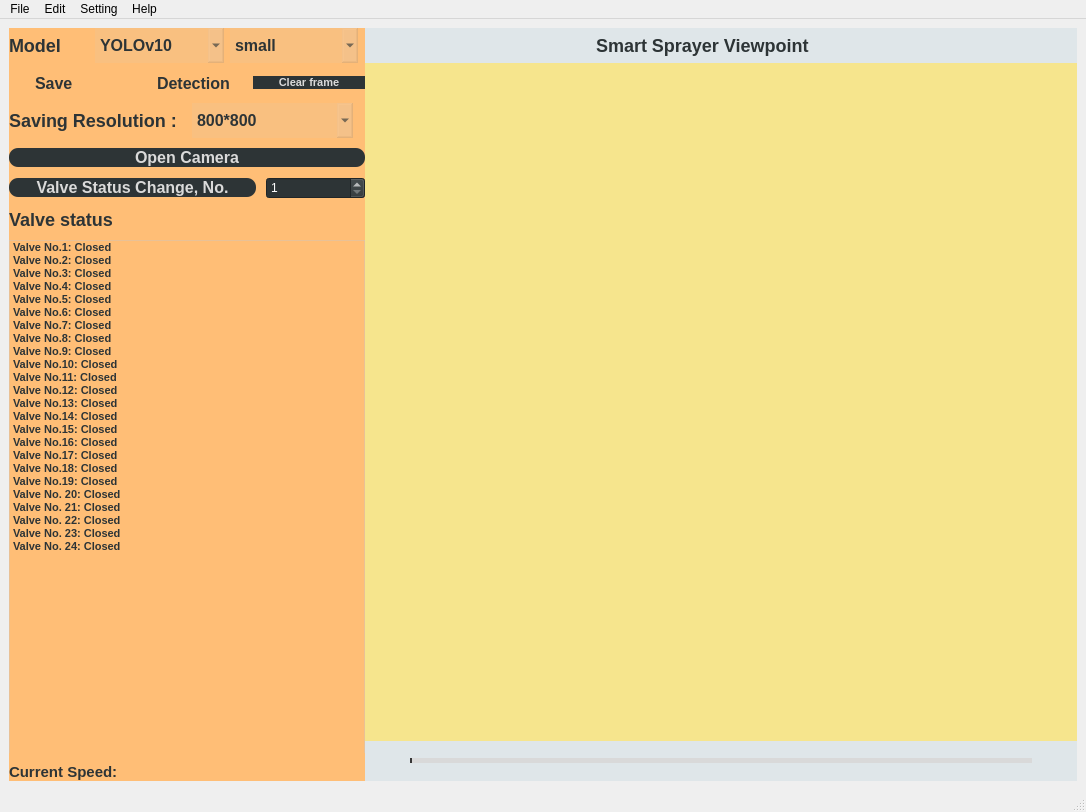
<?xml version="1.0" encoding="UTF-8"?>
<ui version="4.0">
 <class>OpenWeedGUI</class>
 <widget class="QMainWindow" name="OpenWeedGUI">
  <property name="geometry">
   <rect>
    <x>0</x>
    <y>0</y>
    <width>1086</width>
    <height>812</height>
   </rect>
  </property>
  <property name="windowTitle">
   <string>MainWindow</string>
  </property>
  <property name="styleSheet">
   <string notr="true"/>
  </property>
  <widget class="QWidget" name="centralwidget">
   <layout class="QHBoxLayout" name="horizontalLayout_10" stretch="1">
    <item>
     <widget class="QWidget" name="widget" native="true">
      <property name="minimumSize">
       <size>
        <width>1000</width>
        <height>600</height>
       </size>
      </property>
      <property name="maximumSize">
       <size>
        <width>3000</width>
        <height>16777215</height>
       </size>
      </property>
      <property name="styleSheet">
       <string notr="true">#widget{
	
	border-width: 0px;
	background-color: #dfe6e9

}
</string>
      </property>
      <layout class="QHBoxLayout" name="horizontalLayout_7" stretch="1,2">
       <property name="spacing">
        <number>0</number>
       </property>
       <property name="leftMargin">
        <number>0</number>
       </property>
       <property name="topMargin">
        <number>0</number>
       </property>
       <property name="rightMargin">
        <number>0</number>
       </property>
       <property name="bottomMargin">
        <number>0</number>
       </property>
       <item>
        <widget class="QFrame" name="frame">
         <property name="enabled">
          <bool>true</bool>
         </property>
         <property name="sizePolicy">
          <sizepolicy hsizetype="Expanding" vsizetype="Expanding">
           <horstretch>0</horstretch>
           <verstretch>0</verstretch>
          </sizepolicy>
         </property>
         <property name="minimumSize">
          <size>
           <width>100</width>
           <height>100</height>
          </size>
         </property>
         <property name="maximumSize">
          <size>
           <width>2000</width>
           <height>2000</height>
          </size>
         </property>
         <property name="styleSheet">
          <string notr="true">#frame
{
border: none;
background-color: #ffbe76
;

}</string>
         </property>
         <property name="frameShape">
          <enum>QFrame::StyledPanel</enum>
         </property>
         <property name="frameShadow">
          <enum>QFrame::Raised</enum>
         </property>
         <layout class="QVBoxLayout" name="verticalLayout_4">
          <property name="spacing">
           <number>10</number>
          </property>
          <property name="leftMargin">
           <number>0</number>
          </property>
          <property name="topMargin">
           <number>0</number>
          </property>
          <property name="rightMargin">
           <number>0</number>
          </property>
          <property name="bottomMargin">
           <number>0</number>
          </property>
          <item>
           <layout class="QHBoxLayout" name="horizontalLayout_9">
            <item>
             <layout class="QHBoxLayout" name="horizontalLayout_11"/>
            </item>
           </layout>
          </item>
          <item>
           <layout class="QHBoxLayout" name="horizontalLayout_2">
            <property name="spacing">
             <number>6</number>
            </property>
            <property name="rightMargin">
             <number>7</number>
            </property>
            <item>
             <widget class="QLabel" name="label_3">
              <property name="minimumSize">
               <size>
                <width>0</width>
                <height>35</height>
               </size>
              </property>
              <property name="maximumSize">
               <size>
                <width>80</width>
                <height>16777215</height>
               </size>
              </property>
              <property name="styleSheet">
               <string notr="true">QLabel
{
	font-size: 18px;
	font-family: &quot;Microsoft YaHei&quot;;
	font-weight: bold;
 		border-radius:9px;
		background:rgba(66, 195, 255, 0);
color: #2d3436;
}
</string>
              </property>
              <property name="text">
               <string>Model </string>
              </property>
             </widget>
            </item>
            <item>
             <widget class="QComboBox" name="comboBox_model_name">
              <property name="minimumSize">
               <size>
                <width>0</width>
                <height>35</height>
               </size>
              </property>
              <property name="styleSheet">
               <string notr="true">QComboBox QAbstractItemView {
font-family: &quot;Microsoft YaHei&quot;;
font-size: 16px;

background:rgba(1, 1, 1,50);
selection-background-color: rgba(1, 200, 1,50);
color: #2d3436;
outline:none;
border:none;}
QComboBox{
font-family: &quot;Microsoft YaHei&quot;;
font-size: 16px;
color: #2d3436;
border-width:0px;
border-color:white;
border-style:solid;
background-color: rgba(200, 200, 200,30);
font-weight: bold;
}

QComboBox::drop-down {
margin-top:8;
height:20;
background:rgba(255,255,255,0);
border-image: url(:/img/icon/下拉_白色.png);
}
</string>
              </property>
              <item>
               <property name="text">
                <string>YOLOv10</string>
               </property>
              </item>
             </widget>
            </item>
            <item>
             <widget class="QComboBox" name="comboBox_pt">
              <property name="minimumSize">
               <size>
                <width>0</width>
                <height>35</height>
               </size>
              </property>
              <property name="styleSheet">
               <string notr="true">
QComboBox QAbstractItemView {
font-family: &quot;Microsoft YaHei&quot;;
font-size: 16px;
background:rgba(1, 1, 1,50);
selection-background-color: rgba(1, 200, 1,50);
color: rgb(218, 218, 218);
outline:none;
border:none;}
QComboBox{
font-family: &quot;Microsoft YaHei&quot;;
font-size: 16px;
color: #2d3436;
border-width:0px;
border-color:white;
border-style:solid;
background-color: rgba(200, 200, 200,30);
font-weight: bold;
}

QComboBox::drop-down {
margin-top:8;
height:20;
background:rgba(255,255,255,0);
border-image: url(:/img/icon/下拉_白色.png);
}

</string>
              </property>
              <item>
               <property name="text">
                <string>small</string>
               </property>
              </item>
             </widget>
            </item>
           </layout>
          </item>
          <item>
           <layout class="QVBoxLayout" name="verticalLayout">
            <property name="spacing">
             <number>4</number>
            </property>
            <item>
             <layout class="QHBoxLayout" name="horizontalLayout_3">
              <property name="spacing">
               <number>5</number>
              </property>
             </layout>
            </item>
           </layout>
          </item>
          <item>
           <layout class="QHBoxLayout" name="horizontalLayout">
            <item>
             <widget class="QCheckBox" name="save_check">
              <property name="styleSheet">
               <string notr="true">
QCheckBox
{font-size: 16px;
	font-family: &quot;Microsoft YaHei&quot;;
	font-weight: bold;
 		border-radius:9px;
		background:rgba(66, 195, 255, 0);
color: #2d3436;
;}

QCheckBox::indicator {
	width: 20px;
	height: 20px;
}
QCheckBox::indicator:unchecked {
    image: url(:/img/icon/button-off.png);
}

QCheckBox::indicator:checked {
    
    image: url(:/img/icon/button-on.png);
}
</string>
              </property>
              <property name="text">
               <string>Save</string>
              </property>
              <property name="checked">
               <bool>false</bool>
              </property>
             </widget>
            </item>
            <item>
             <widget class="QCheckBox" name="detect_check">
              <property name="styleSheet">
               <string notr="true">
QCheckBox
{font-size: 16px;
	font-family: &quot;Microsoft YaHei&quot;;
	font-weight: bold;
 		border-radius:9px;
		background:rgba(66, 195, 255, 0);
color: #2d3436;
;}

QCheckBox::indicator {
	width: 20px;
	height: 20px;
}
QCheckBox::indicator:unchecked {
    image: url(:/img/icon/button-off.png);
}

QCheckBox::indicator:checked {
    
    image: url(:/img/icon/button-on.png);
}
</string>
              </property>
              <property name="text">
               <string>Detection</string>
              </property>
              <property name="checked">
               <bool>false</bool>
              </property>
             </widget>
            </item>
            <item>
             <widget class="QPushButton" name="clearButton">
              <property name="styleSheet">
               <string notr="true">QPushButton

{font-size: 11px;
	font-family: &quot;Microsoft YaHei&quot;;
	font-weight: bold;
 		border-radius:9px;
		background:#2d3436;
	;
color: rgb(218, 218, 218);;}
</string>
              </property>
              <property name="text">
               <string>Clear frame</string>
              </property>
             </widget>
            </item>
           </layout>
          </item>
          <item>
           <layout class="QHBoxLayout" name="horizontalLayout_6" stretch="">
            <property name="spacing">
             <number>6</number>
            </property>
           </layout>
          </item>
          <item>
           <layout class="QHBoxLayout" name="horizontalLayout_26" stretch="0,0">
            <property name="spacing">
             <number>15</number>
            </property>
            <property name="rightMargin">
             <number>12</number>
            </property>
            <item>
             <widget class="QLabel" name="label_25">
              <property name="minimumSize">
               <size>
                <width>0</width>
                <height>35</height>
               </size>
              </property>
              <property name="maximumSize">
               <size>
                <width>250</width>
                <height>16777215</height>
               </size>
              </property>
              <property name="styleSheet">
               <string notr="true">QLabel
{
	font-size: 18px;
	font-family: &quot;Microsoft YaHei&quot;;
	font-weight: bold;
 		border-radius:9px;
		background:rgba(66, 195, 255, 0);
color: #2d3436;
}
</string>
              </property>
              <property name="text">
               <string>Saving Resolution :</string>
              </property>
             </widget>
            </item>
            <item>
             <widget class="QComboBox" name="comboBox_4">
              <property name="minimumSize">
               <size>
                <width>0</width>
                <height>35</height>
               </size>
              </property>
              <property name="styleSheet">
               <string notr="true">QComboBox QAbstractItemView {
font-family: &quot;Microsoft YaHei&quot;;
font-size: 16px;
background:rgba(1, 1, 1,50);
selection-background-color: rgba(1, 200, 1,50);
color: #2d3436;
outline:none;
border:none;}
QComboBox{
font-family: &quot;Microsoft YaHei&quot;;
font-size: 16px;
color: #2d3436;
border-width:0px;
border-color:white;
border-style:solid;
font-weight: bold;
background-color: rgba(200, 200, 200,30);}

QComboBox::drop-down {
margin-top:8;
height:20;
background:rgba(255,255,255,0);
border-image: url(:/img/icon/下拉_白色.png);
}
</string>
              </property>
              <property name="currentText">
               <string>800*800</string>
              </property>
              <item>
               <property name="text">
                <string>800*800</string>
               </property>
              </item>
             </widget>
            </item>
           </layout>
          </item>
          <item>
           <layout class="QVBoxLayout" name="verticalLayout_25">
            <property name="spacing">
             <number>4</number>
            </property>
           </layout>
          </item>
          <item>
           <layout class="QHBoxLayout" name="horizontalLayout_4"/>
          </item>
          <item>
           <widget class="QPushButton" name="OpenCamButton">
            <property name="styleSheet">
             <string notr="true">QPushButton

{font-size: 16px;
	font-family: &quot;Microsoft YaHei&quot;;
	font-weight: bold;
 		border-radius:9px;
		background:#2d3436;
	;
color: rgb(218, 218, 218);;}

QPushButton:checked{
	color: rgb(255, 255, 255);

}

QPushButton:hover {
    background: rgba(153, 195, 205, 0.7); /* Change background on hover */
    color: white; /* Change text color on hover */
}

QPushButton:focus{outline: none;}
</string>
            </property>
            <property name="text">
             <string>Open Camera</string>
            </property>
           </widget>
          </item>
          <item>
           <layout class="QVBoxLayout" name="verticalLayout_7">
            <item>
             <layout class="QHBoxLayout" name="horizontalLayout_13" stretch="5,2">
              <item>
               <widget class="QPushButton" name="ReControl">
                <property name="styleSheet">
                 <string notr="true">QPushButton

{font-size: 16px;
	font-family: &quot;Microsoft YaHei&quot;;
	font-weight: bold;
 		border-radius:9px;
		background:#2d3436;
	;
color: rgb(218, 218, 218);;}

QPushButton:hover {
    background: rgba(153, 195, 205, 0.7); /* Change background on hover */
    color: white; /* Change text color on hover */
}

QPushButton:checked{
	color: rgb(255, 255, 255);

}</string>
                </property>
                <property name="text">
                 <string>Valve Status Change, No.</string>
                </property>
               </widget>
              </item>
              <item>
               <widget class="QSpinBox" name="spinBox">
                <property name="styleSheet">
                 <string notr="true">
background:#2d3436;
color:white;</string>
                </property>
                <property name="minimum">
                 <number>1</number>
                </property>
                <property name="maximum">
                 <number>12</number>
                </property>
               </widget>
              </item>
             </layout>
            </item>
            <item>
             <widget class="QLabel" name="label_11">
              <property name="styleSheet">
               <string notr="true">QLabel
{
	font-size: 18px;
	font-family: &quot;Microsoft YaHei&quot;;
	font-weight: bold;
 		border-radius:9px;
		background:rgba(66, 195, 255, 0);
color: #2d3436;
}
</string>
              </property>
              <property name="text">
               <string>Valve status</string>
              </property>
             </widget>
            </item>
            <item>
             <widget class="QListWidget" name="resultWidget">
              <property name="styleSheet">
               <string notr="true">QListWidget{
background-color: rgba(12, 28, 77, 0);
border: 1px solid rgba(200, 200, 200,100);
border-bottom: 0px solid rgba(200, 200, 200,100);
border-radius:0px;
font-family: &quot;Microsoft YaHei&quot;;
font-size: 11px;
color: #2d3436;
	font-weight: bold;
}
</string>
              </property>
              <item>
               <property name="text">
                <string>Valve No.1: Closed</string>
               </property>
               <property name="background">
                <brush brushstyle="NoBrush">
                 <color alpha="255">
                  <red>255</red>
                  <green>255</green>
                  <blue>255</blue>
                 </color>
                </brush>
               </property>
               <property name="foreground">
                <brush brushstyle="NoBrush">
                 <color alpha="255">
                  <red>0</red>
                  <green>0</green>
                  <blue>0</blue>
                 </color>
                </brush>
               </property>
              </item>
              <item>
               <property name="text">
                <string>Valve No.2: Closed</string>
               </property>
              </item>
              <item>
               <property name="text">
                <string>Valve No.3: Closed</string>
               </property>
              </item>
              <item>
               <property name="text">
                <string>Valve No.4: Closed</string>
               </property>
              </item>
              <item>
               <property name="text">
                <string>Valve No.5: Closed</string>
               </property>
              </item>
              <item>
               <property name="text">
                <string>Valve No.6: Closed</string>
               </property>
              </item>
              <item>
               <property name="text">
                <string>Valve No.7: Closed</string>
               </property>
              </item>
              <item>
               <property name="text">
                <string>Valve No.8: Closed</string>
               </property>
              </item>
              <item>
               <property name="text">
                <string>Valve No.9: Closed</string>
               </property>
              </item>
              <item>
               <property name="text">
                <string>Valve No.10: Closed</string>
               </property>
              </item>
              <item>
               <property name="text">
                <string>Valve No.11: Closed</string>
               </property>
              </item>
              <item>
               <property name="text">
                <string>Valve No.12: Closed</string>
               </property>
              </item>
              <item>
               <property name="text">
                <string>Valve No.13: Closed</string>
               </property>
              </item>
              <item>
               <property name="text">
                <string>Valve No.14: Closed</string>
               </property>
              </item>
              <item>
               <property name="text">
                <string>Valve No.15: Closed</string>
               </property>
              </item>
              <item>
               <property name="text">
                <string>Valve No.16: Closed</string>
               </property>
              </item>
              <item>
               <property name="text">
                <string>Valve No.17: Closed</string>
               </property>
              </item>
              <item>
               <property name="text">
                <string>Valve No.18: Closed</string>
               </property>
              </item>
              <item>
               <property name="text">
                <string>Valve No.19: Closed</string>
               </property>
              </item>
              <item>
               <property name="text">
                <string>Valve No. 20: Closed</string>
               </property>
              </item>
              <item>
               <property name="text">
                <string>Valve No. 21: Closed</string>
               </property>
              </item>
              <item>
               <property name="text">
                <string>Valve No. 22: Closed</string>
               </property>
              </item>
              <item>
               <property name="text">
                <string>Valve No. 23: Closed</string>
               </property>
              </item>
              <item>
               <property name="text">
                <string>Valve No. 24: Closed</string>
               </property>
              </item>
             </widget>
            </item>
           </layout>
          </item>
          <item>
           <widget class="QLabel" name="label_speed">
            <property name="styleSheet">
             <string notr="true">QLabel
{
	font-size: 15px;
	font-family: &quot;Microsoft YaHei&quot;;
	font-weight: bold;
 		border-radius:9px;
		background:rgba(66, 195, 255, 0);
color: #2d3436;
}
</string>
            </property>
            <property name="text">
             <string>Current Speed:</string>
            </property>
           </widget>
          </item>
         </layout>
        </widget>
       </item>
       <item>
        <layout class="QVBoxLayout" name="verticalLayout_5" stretch="0,8,0">
         <property name="sizeConstraint">
          <enum>QLayout::SetDefaultConstraint</enum>
         </property>
         <item>
          <layout class="QHBoxLayout" name="horizontalLayout_29" stretch="0">
           <property name="sizeConstraint">
            <enum>QLayout::SetNoConstraint</enum>
           </property>
           <property name="rightMargin">
            <number>0</number>
           </property>
           <item>
            <widget class="QLabel" name="label_26">
             <property name="minimumSize">
              <size>
               <width>0</width>
               <height>35</height>
              </size>
             </property>
             <property name="maximumSize">
              <size>
               <width>250</width>
               <height>16777215</height>
              </size>
             </property>
             <property name="layoutDirection">
              <enum>Qt::LeftToRight</enum>
             </property>
             <property name="styleSheet">
              <string notr="true">QLabel
{
	font-size: 18px;
	font-family: &quot;Microsoft YaHei&quot;;
	font-weight: bold;

		background:rgba(66, 195, 255, 0);
border: none;
color: #2d3436;
}
</string>
             </property>
             <property name="text">
              <string>Smart Sprayer Viewpoint</string>
             </property>
            </widget>
           </item>
          </layout>
         </item>
         <item>
          <widget class="QLabel" name="label_pic">
           <property name="sizePolicy">
            <sizepolicy hsizetype="Expanding" vsizetype="Expanding">
             <horstretch>0</horstretch>
             <verstretch>0</verstretch>
            </sizepolicy>
           </property>
           <property name="minimumSize">
            <size>
             <width>100</width>
             <height>100</height>
            </size>
           </property>
           <property name="maximumSize">
            <size>
             <width>2000</width>
             <height>2000</height>
            </size>
           </property>
           <property name="baseSize">
            <size>
             <width>800</width>
             <height>800</height>
            </size>
           </property>
           <property name="styleSheet">
            <string notr="true">
QLabel
{
	font-size: 18px;
	font-family: &quot;Microsoft YaHei&quot;;
	font-weight: bold;
	background-color: #f6e58d;
}
</string>
           </property>
           <property name="text">
            <string/>
           </property>
          </widget>
         </item>
         <item>
          <layout class="QHBoxLayout" name="horizontalLayout_28">
           <property name="spacing">
            <number>0</number>
           </property>
           <property name="rightMargin">
            <number>0</number>
           </property>
           <item>
            <widget class="QPushButton" name="runVideoButton">
             <property name="minimumSize">
              <size>
               <width>40</width>
               <height>40</height>
              </size>
             </property>
             <property name="styleSheet">
              <string notr="true">QPushButton {
border-style: solid;
border-width: 0px;
border-radius: 0px;
background-color: rgba(223, 223, 223, 0);
}
QPushButton::focus{outline: none;}
QPushButton::hover {
border-style: solid;
border-width: 0px;
border-radius: 0px;
background-color: rgba(223, 223, 223, 150);}</string>
             </property>
             <property name="text">
              <string/>
             </property>
             <property name="icon">
              <iconset>
               <normaloff>:/img/icon/运行.png</normaloff>
               <normalon>:/img/icon/暂停.png</normalon>
               <disabledoff>:/img/icon/运行.png</disabledoff>
               <disabledon>:/img/icon/暂停.png</disabledon>
               <activeoff>:/img/icon/运行.png</activeoff>
               <activeon>:/img/icon/暂停.png</activeon>
               <selectedoff>:/img/icon/运行.png</selectedoff>
               <selectedon>:/img/icon/暂停.png</selectedon>:/img/icon/运行.png</iconset>
             </property>
             <property name="iconSize">
              <size>
               <width>30</width>
               <height>30</height>
              </size>
             </property>
             <property name="checkable">
              <bool>true</bool>
             </property>
            </widget>
           </item>
           <item>
            <widget class="QSlider" name="videoSlider">
             <property name="styleSheet">
              <string notr="true">QSlider{
border-color: #bcbcbc;
color:#d9d9d9;
}
QSlider::groove:horizontal {                                
     border: 1px solid #999999;                             
     height: 3px;                                           
    margin: 0px 0;                                         
     left: 5px; right: 5px; 
 }
QSlider::handle:horizontal {                               
     border: 0px ; 
     border-image: url(:/img/icon/圆.png);
	 width:15px;
     margin: -7px -7px -7px -7px;                  
} 
QSlider::add-page:horizontal{
background: qlineargradient(spread:pad, x1:0, y1:1, x2:0, y2:0, stop:0 #d9d9d9, stop:0.25 #d9d9d9, stop:0.5 #d9d9d9, stop:1 #d9d9d9); 

}
QSlider::sub-page:horizontal{                               
 background: qlineargradient(spread:pad, x1:0, y1:1, x2:0, y2:0, stop:0 #373737, stop:0.25 #373737, stop:0.5 #373737, stop:1 #373737);                     
}</string>
             </property>
             <property name="maximum">
              <number>100</number>
             </property>
             <property name="value">
              <number>0</number>
             </property>
             <property name="orientation">
              <enum>Qt::Horizontal</enum>
             </property>
             <property name="tickPosition">
              <enum>QSlider::NoTicks</enum>
             </property>
            </widget>
           </item>
           <item>
            <widget class="QPushButton" name="stopVideoButton">
             <property name="minimumSize">
              <size>
               <width>40</width>
               <height>40</height>
              </size>
             </property>
             <property name="styleSheet">
              <string notr="true">QPushButton {
border-style: solid;
border-width: 0px;
border-radius: 0px;
background-color: rgba(223, 223, 223, 0);
}
QPushButton::focus{outline: none;}
QPushButton::hover {
border-style: solid;
border-width: 0px;
border-radius: 0px;
background-color: rgba(223, 223, 223, 150);}</string>
             </property>
             <property name="text">
              <string/>
             </property>
             <property name="icon">
              <iconset>
               <normaloff>:/img/icon/终止.png</normaloff>:/img/icon/终止.png</iconset>
             </property>
             <property name="iconSize">
              <size>
               <width>30</width>
               <height>30</height>
              </size>
             </property>
            </widget>
           </item>
          </layout>
         </item>
        </layout>
       </item>
      </layout>
     </widget>
    </item>
   </layout>
  </widget>
  <widget class="QMenuBar" name="menubar">
   <property name="geometry">
    <rect>
     <x>0</x>
     <y>0</y>
     <width>1086</width>
     <height>21</height>
    </rect>
   </property>
   <widget class="QMenu" name="menuFile">
    <property name="title">
     <string>File</string>
    </property>
    <addaction name="separator"/>
    <addaction name="actionOpen_image_file"/>
    <addaction name="actionOpen_video_file"/>
    <addaction name="actionClose"/>
   </widget>
   <widget class="QMenu" name="menuEdit">
    <property name="title">
     <string>Edit</string>
    </property>
    <addaction name="actionCut"/>
    <addaction name="actionCopy"/>
    <addaction name="actionCopy_path"/>
   </widget>
   <widget class="QMenu" name="menuSetting">
    <property name="title">
     <string>Setting</string>
    </property>
    <widget class="QMenu" name="menuModel_select">
     <property name="title">
      <string>Model select</string>
     </property>
     <addaction name="actionYOLOv3"/>
     <addaction name="actionYOLOv4"/>
    </widget>
    <widget class="QMenu" name="menuCam_set">
     <property name="title">
      <string>Cam set</string>
     </property>
     <addaction name="actionSet_ROI"/>
    </widget>
    <addaction name="separator"/>
    <addaction name="menuCam_set"/>
    <addaction name="actionPath_set"/>
    <addaction name="menuModel_select"/>
   </widget>
   <widget class="QMenu" name="menuHelp">
    <property name="font">
     <font>
      <family>Microsoft YaHei UI</family>
      <weight>75</weight>
      <bold>true</bold>
     </font>
    </property>
    <property name="title">
     <string>Help</string>
    </property>
   </widget>
   <addaction name="menuFile"/>
   <addaction name="menuEdit"/>
   <addaction name="menuSetting"/>
   <addaction name="menuHelp"/>
  </widget>
  <widget class="QStatusBar" name="statusbar"/>
  <action name="actionOpen_image_file">
   <property name="text">
    <string>Open image file</string>
   </property>
  </action>
  <action name="actionOpen_video_file">
   <property name="text">
    <string>Open video file</string>
   </property>
  </action>
  <action name="actionClose">
   <property name="text">
    <string>Close</string>
   </property>
  </action>
  <action name="actionCut">
   <property name="text">
    <string>Cut</string>
   </property>
  </action>
  <action name="actionCopy">
   <property name="text">
    <string>Copy</string>
   </property>
  </action>
  <action name="actionCopy_path">
   <property name="text">
    <string>Copy path</string>
   </property>
  </action>
  <action name="actionPath_set">
   <property name="text">
    <string>Path set</string>
   </property>
  </action>
  <action name="actionYOLOv3">
   <property name="text">
    <string>YOLOv3</string>
   </property>
  </action>
  <action name="actionYOLOv4">
   <property name="text">
    <string>YOLOv4</string>
   </property>
  </action>
  <action name="actionbestS">
   <property name="text">
    <string>bestS</string>
   </property>
  </action>
  <action name="actionbestL">
   <property name="text">
    <string>bestX</string>
   </property>
  </action>
  <action name="actionbestM">
   <property name="text">
    <string>bestM</string>
   </property>
  </action>
  <action name="actionbestN">
   <property name="text">
    <string>bestN</string>
   </property>
  </action>
  <action name="actionbestL_2">
   <property name="text">
    <string>bestL</string>
   </property>
  </action>
  <action name="actionSet_ROI">
   <property name="text">
    <string>Set ROI</string>
   </property>
  </action>
 </widget>
 <resources>
  <include location="figInAPP.qrc"/>
  <include location="WeedRC.qrc"/>
  <include location="apprcc.qrc"/>
 </resources>
 <connections/>
</ui>
